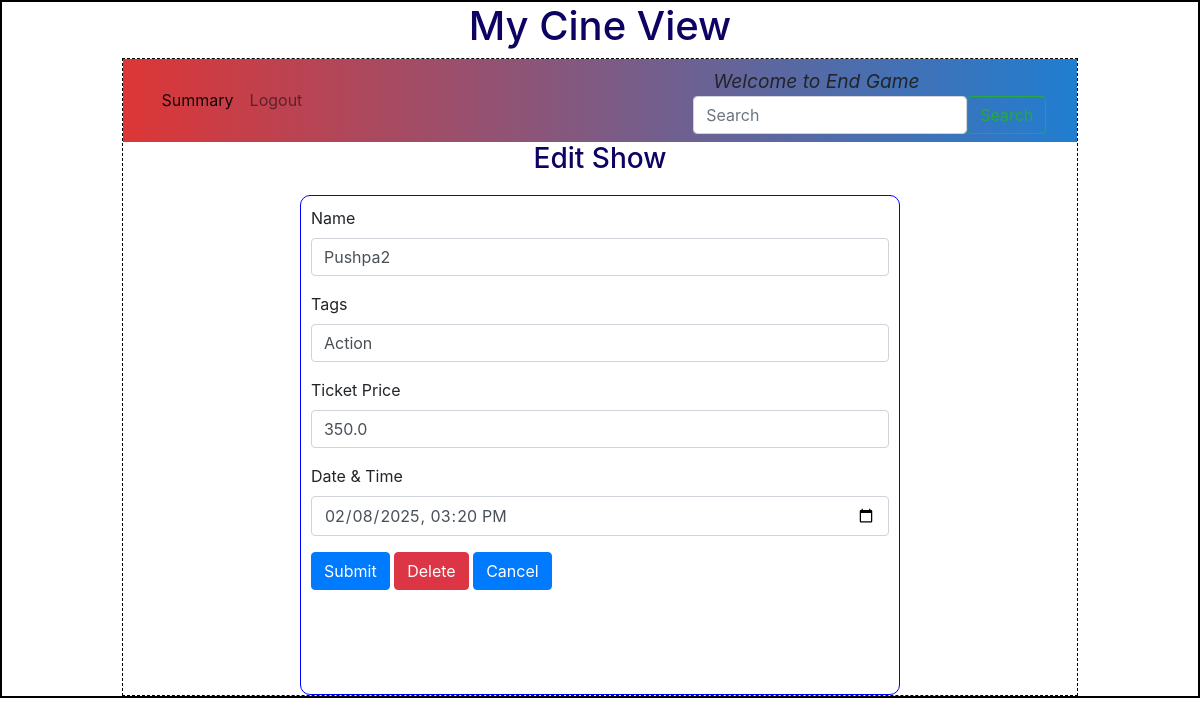
Page /edit_show/1/End Game on the earlier database version.
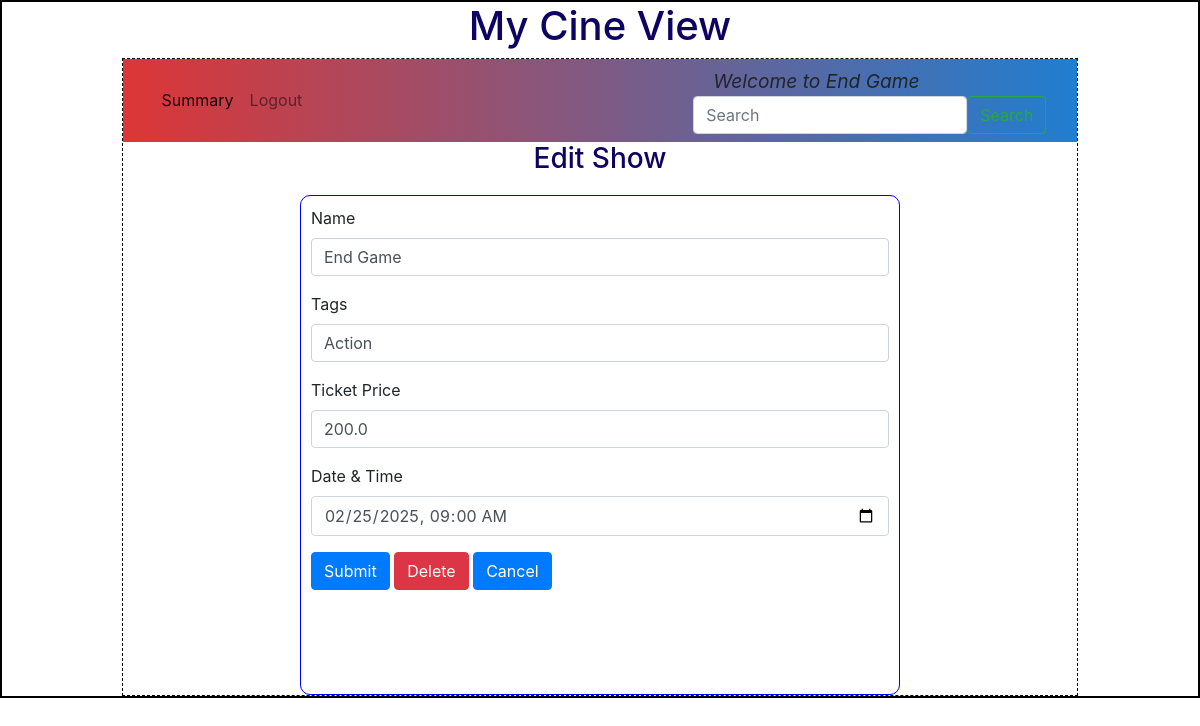
Same page on the later database version.
### backend/models.py (models this page shows)
class Show(db.Model):
    __tablename__="show"
    id=db.Column(db.Integer,primary_key=True)
    name=db.Column(db.String,nullable=False)
    tags=db.Column(db.String,nullable=False)
    rating=db.Column(db.Integer,default=0)
    tkt_price=db.Column(db.Float,default=0.0)
    date_time=db.Column(db.DateTime,nullable=False)
    theatre_id=db.Column(db.Integer, db.ForeignKey("theatre.id"),nullable=False)
    tickets=db.relationship("Ticket",cascade="all,delete",backref="show",lazy=True) # Shows can access Its tickets

### backend/controllers.py (the view, shortened to what this page needs)
@app.route("/edit_show/<id>/<name>",methods=["GET","POST"])
def edit_show(id,name):
    s=get_show(id)
    return render_template("edit_show.html",show=s,name=name)

### backend/controllers.py (called while the page is built)
def get_show(id):
    show=Show.query.filter_by(id=id).first()
    return show

### templates/edit_show.html
{%extends "admin_layout.html"%}
{%block content%}
        {%if show%}
            <div class="center"><h3>Edit Show</h3></div>
            <form action="/edit_show/{{show.id}}/{{name}}" method="POST">
            <div class="input_form">
                <div class="mb-3">
                    <label for="name" class="form-label">Name</label>
                    <input type="text" class="form-control" name="name" id="name" value="{{show.name}}">
                </div>
                <div class="mb-3">
                    <label for="tags" class="form-label">Tags</label>
                    <input type="text" class="form-control" name="tags" id="tags" value="{{show.tags}}">
                </div>
                <div class="mb-3">
                    <label for="tkt_price" class="form-label">Ticket Price</label>
                    <input type="number" class="form-control" name="tkt_price" id="tkt_price" value="{{show.tkt_price}}">
                </div>
                <div class="mb-3">
                    <label for="dt_time" class="form-label">Date & Time</label>
                    <input type="datetime-local" class="form-control" name="dt_time" id="dt_time" value="{{show.date_time}}">
                </div>
                <div class="mb-3">
                    <button type="submit" text-align="center" class="btn btn-primary">Submit</button>
                    <a href ="/delete_show/{{show.id}}/{{name}}" type="button" class="btn btn-danger">Delete</a>
                    <a href ="/admin/{{name}}" type="button" class="btn btn-primary">Cancel</a>
                </div>
            </div>
            </form>
        {%endif%}
{%endblock%}

### templates/admin_layout.html (shortened to what this page needs)
<!DOCTYPE html>
<html lang="en">
    <head>
        <link rel="stylesheet" href="/static/styles/main.css">
        <link rel="stylesheet" href="https://cdn.jsdelivr.net/npm/bootstrap@4.0.0/dist/css/bootstrap.min.css">
    </head>
    <body>
        <div class="my_container">
            <div class="center"><h1>My Cine View</h1></div>
            <div class="my_panel">
                <nav class="navbar navbar-expand-lg navbar-light" style="background-image: linear-gradient(to right, rgb(221, 54, 54),rgb(32, 126, 209));">
                    <div class="container-fluid">
                        <div class="collapse navbar-collapse d-flex justify-content-between" id="navbarText">
                            <ul class="navbar-nav mb-2 mb-lg-0">
                                <li class="nav-item">
                                    <a class="nav-link active" aria-current="page" href="/admin_summary">Summary</a>
                                </li>
                                <li class="nav-item">
                                    <a class="nav-link" href="/login">Logout</a>
                                </li>
                            </ul>
                        </div>
                        <div>
                            <span class="nav_bar">
                                Welcome to {{name}}
                            </span>
                            <form class="d-flex" role="search" method="POST" action="/search/{{name}}">
                                <input class="form-control me-2" type="search" placeholder="Search" aria-label="Search" name="search_txt" id="search_txt">
                                <button class="btn btn-outline-success" type="submit">Search</button>
                            </form>
                        </div>
                    </div>
                </nav>
                {%block content%}{%endblock%}
            </div>
        </div>
    </body>
</html>

Differences in the rows shown:
changed Show "Action": name (not shown) → "End Game"; name "Pushpa2" → "End Game"; tkt_price "350.0" → "200.0"; dt_time "02/08/2025 15:20" → "02/25/2025 09:00"
Other differences:
{{ name }}: "End Game" → (not shown)
